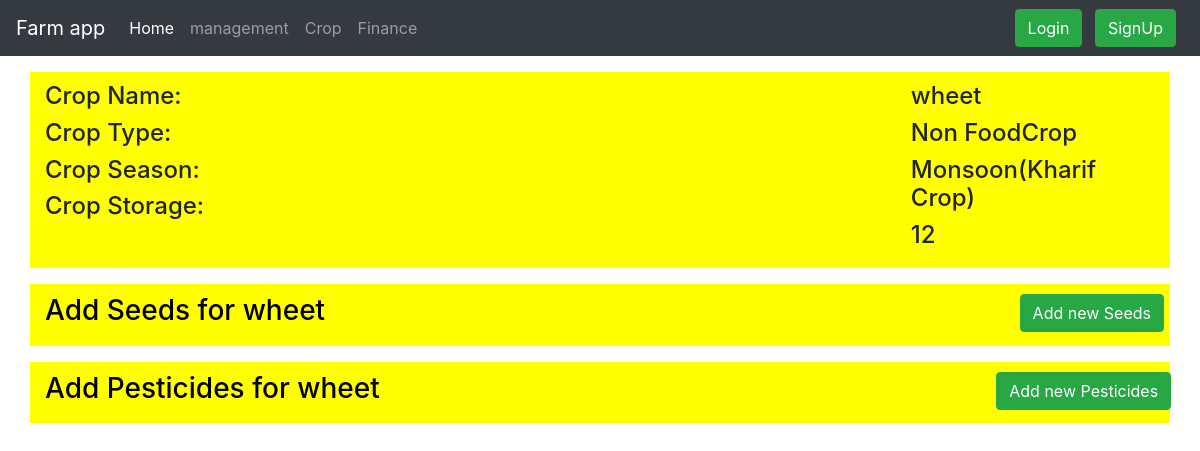
Before: /management/crop/1 with the older database file.
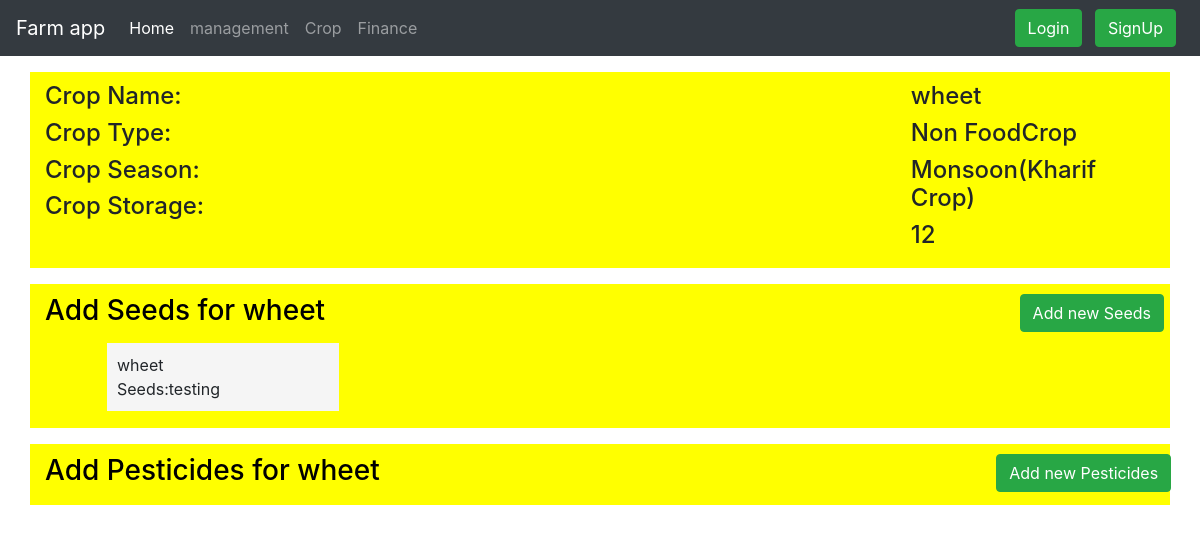
After: the same page with the newer database file.
### management/models.py (models this page shows, shortened)
class seedsModel(models.Model):
    seeds_id = models.AutoField(primary_key=True)
    crop_name = models.CharField(max_length=30, blank=False, null=False)
    seeds_name = models.CharField(max_length=30, blank=False, null=False)

### management/views.py (the view)
# urls.py: path("crop/<int:id>", views.cropAllDetails, name='corpdetails'),
def cropAllDetails(request,id):
    crop_id = crop.objects.filter(crop_id=id)
    seedsRecord = seedsModel.objects.filter(crop_name=crop_id[0].cropName)
    pesticidesRecord = pesticidesModel.objects.filter(crop_name=crop_id[0].cropName)
    if request.method == 'POST':
        form = SeedsForm(request.POST, request.FILES)
        if form.is_valid():
            seedsCrop = form.save(commit=False)
            seedsCrop.crop_name = crop_id[0].cropName
            form.save()
            messages.info(request, 'You have added new record successfully.')
            return redirect('/management/crop/'+str(id))
    else:
        form = SeedsForm()
    if request.method == 'POST':
        form1 = PesticidesFrom(request.POST, request.FILES)
        if form1.is_valid():
            seedsCrop = form1.save(commit=False)
            seedsCrop.crop_name = crop_id[0].cropName
            form1.save()
            messages.info(request, 'You have added new record successfully.')
            return redirect('/management/crop/' + str(id))
    else:
        form1 = PesticidesFrom()
        dict = {'form1':form1,'form':form,'cropId':crop_id[0],'seedsRecord':seedsRecord,'pesticidesRecord':pesticidesRecord}
    return render(request,'management/cropAllDetails.html',dict)

### management/templates/management/cropAllDetails.html (shortened to what this page needs)
{% extends "management/base.html" %}
{% block body%}
<div class="container mt-3">
    <div class="rowHead">
        <div class="colY">
            <h4>Crop Name:</h4>
        <h4>Crop Type:</h4>
        <h4>Crop Season:</h4>
        <h4>Crop Storage:</h4>
            </div>
        <div class="colCropDetails">
    <h4>{{cropId.cropName}}</h4>
        <h4>{{cropId.cropType}}</h4>
        <h4>{{cropId.cropSeason}}</h4>
        <h4>{{cropId.totalStorage}}</h4>
            </div>
    </div>
</div>
<div class="container mt-3">
  <div class="rowHead">
    <div class="colY">
      <h3 class="h3Crop" >Add Seeds for {{cropId.cropName}}</h3>
    </div>
    <div class="addButton">
<button type="button" class="btn btn-success mr-2 " data-toggle="modal" data-target="#RecordModal">
Add new Seeds
</button>
    </div>
  </div>
    <div class="rowCrop">
        {% for x in seedsRecord %}
      <div class="colCrop">
            {{x.crop_name}}<br>
            Seeds:{{x.seeds_name}}
      </div>
        {% endfor %}
  </div>
</div>
<div class="container mt-3">
  <div class="rowHead">
    <div class="colY">
      <h3 class="h3Crop" >Add Pesticides for {{cropId.cropName}}</h3>
    </div>
    <div class="addButton2">
<button type="button" class="btn btn-success mr-2 " data-toggle="modal" data-target="#RecordModal1">
Add new Pesticides
</button>
    </div>
  </div>
</div>
{% endblock %}

Changed rows visible on the page:
added seedsModel: crop_name "wheet", seeds_name "testing"
